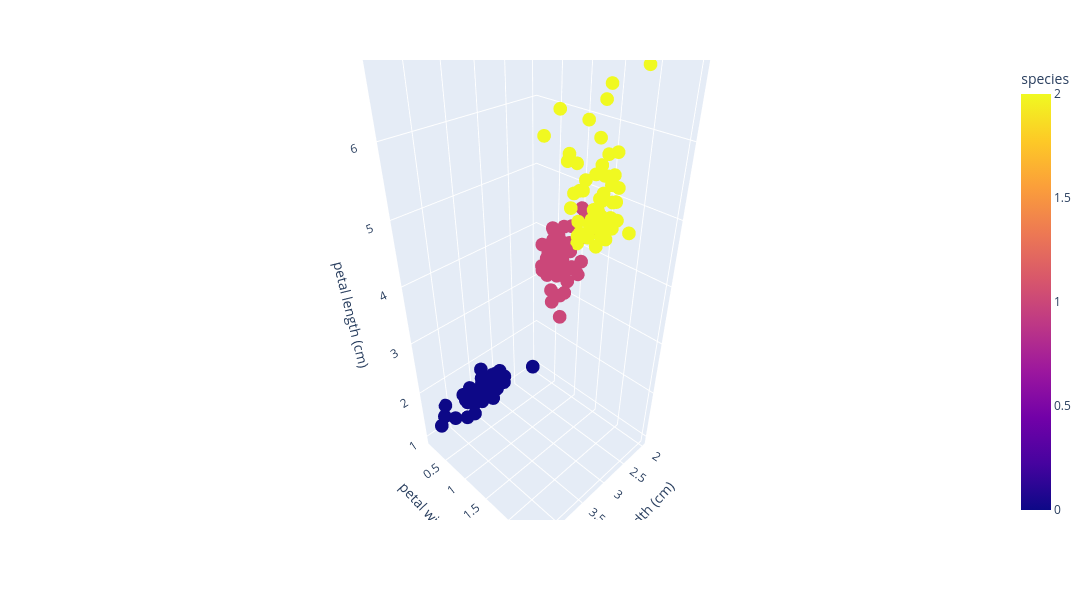

Notebook source saved alongside this figure:
### Code cell
colors = df["species"]  
fig = px.scatter_3d(df,
                    x="sepal width (cm)",
                    y="petal width (cm)",
                    z="petal length (cm)",
                    color=colors,
                    )

# Grafiğin boyutlarını artırmak
fig.update_layout(width=1200, height=600)

fig.show()

### Figure 1 — Plotly figure (JSON) as saved in the notebook; plotly's stock layout.template omitted (floating-point values rounded to 4 significant figures; data arrays with more than 128 entries replaced by an {"elided": "..."} marker saying what was removed)
{"data": [{"hovertemplate": "sepal width (cm)=%{x}<br>petal width (cm)=%{y}<br>petal length (cm)=%{z}<br>species=%{marker.color}<extra></extra>", "legendgroup": "", "marker": {"color": {"elided": "150 int values"}, "coloraxis": "coloraxis", "symbol": "circle"}, "mode": "markers", "name": "", "scene": "scene", "showlegend": false, "type": "scatter3d", "x": {"elided": "150 float values"}, "y": {"elided": "150 float values"}, "z": {"elided": "150 float values"}}], "layout": {"coloraxis": {"colorbar": {"title": {"text": "species"}}, "colorscale": [[0, "#0d0887"], [0.1111, "#46039f"], [0.2222, "#7201a8"], [0.3333, "#9c179e"], [0.4444, "#bd3786"], [0.5556, "#d8576b"], [0.6667, "#ed7953"], [0.7778, "#fb9f3a"], [0.8889, "#fdca26"], [1, "#f0f921"]]}, "height": 600, "legend": {"tracegroupgap": 0}, "margin": {"t": 60}, "scene": {"aspectmode": "auto", "aspectratio": {"x": 0.7409, "y": 0.7409, "z": 1.821}, "domain": {"x": [0, 1], "y": [0, 1]}, "xaxis": {"title": {"text": "sepal width (cm)"}, "type": "linear"}, "yaxis": {"title": {"text": "petal width (cm)"}, "type": "linear"}, "zaxis": {"title": {"text": "petal length (cm)"}, "type": "linear"}}, "width": 1200}}
